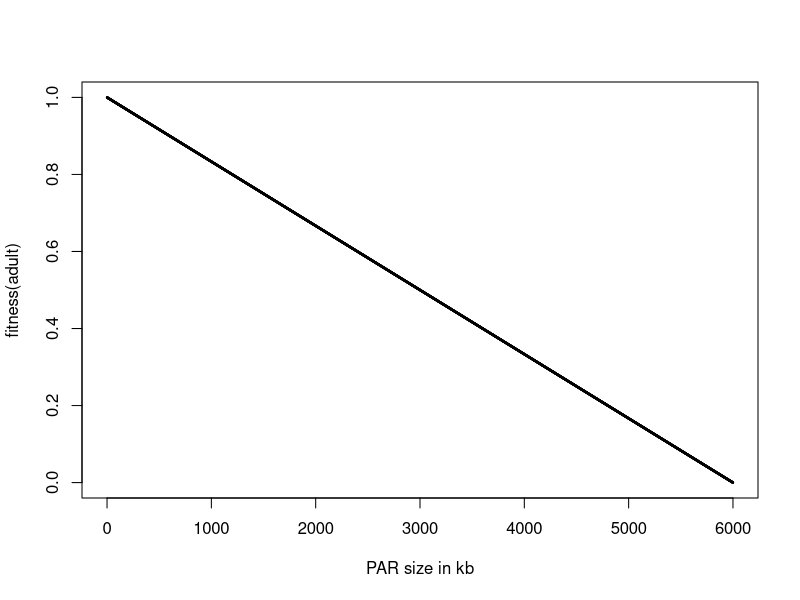
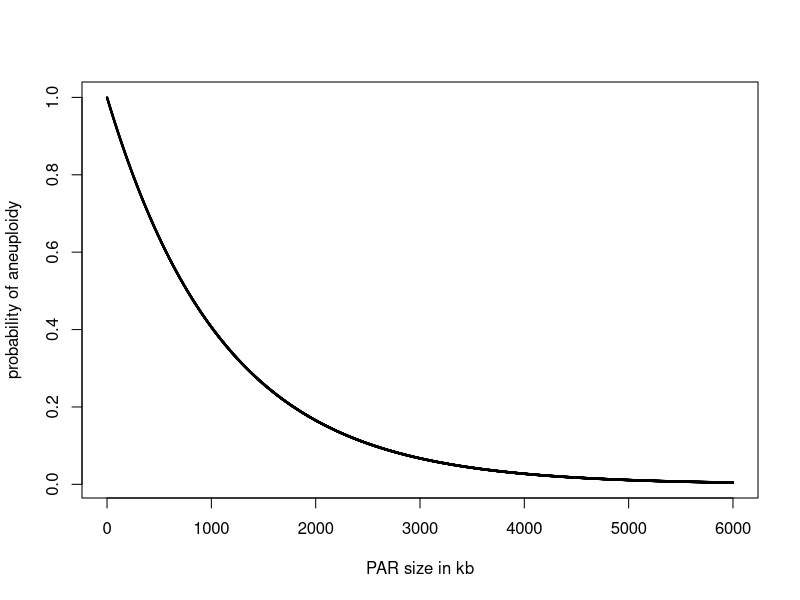
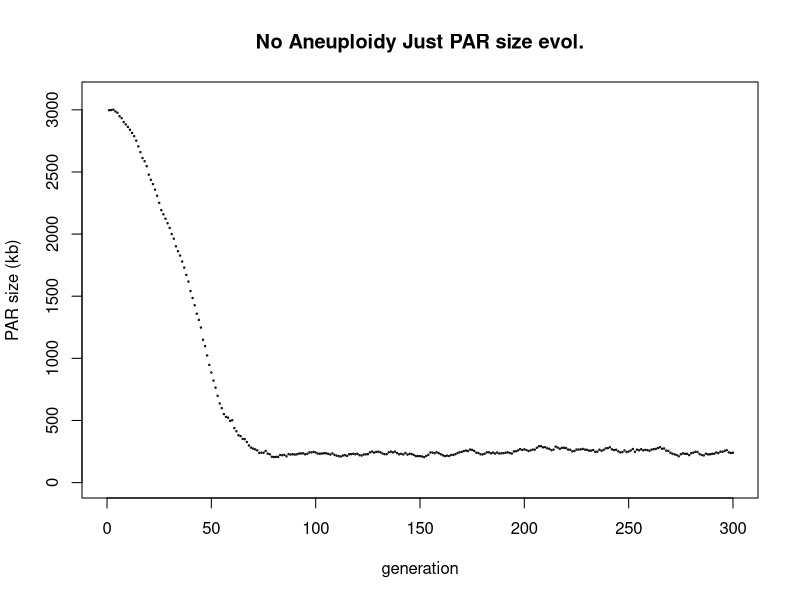
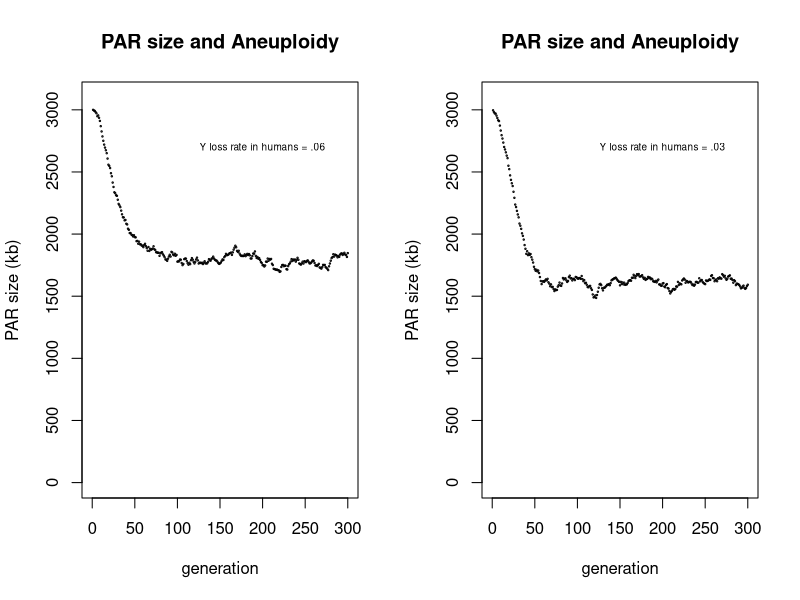
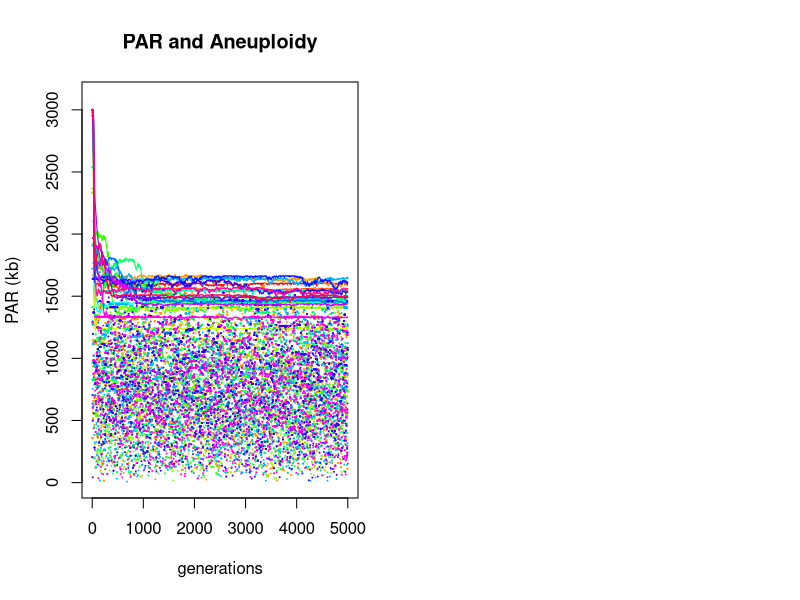

Generate these figures, in order, with R: (Note: a time limit stopped this script after it produced the figures.)
## ---- chunk 1
x<- 0:6000
y <- -0.0001666667*x + 1
plot(x,y,cex=.2, xlab="PAR size in kb", ylab="fitness(adult)")
## ---- chunk 2
x<- 0:6000
y <- exp(-.0009*x)
plot(x,y,cex=.2, xlab="PAR size in kb", ylab="probability of aneuploidy")
## ---- chunk 3
  par.sizes <- vector(mode="numeric", length=1000)
  par.sizes <- rep(3000, 1000)
  fitness <- vector(mode="numeric", length=1000)
  fitness <- rep(1, 1000)
  gens <- 300
  for(i in 1:gens){
    # so here we basically allow par size to mutate by 
    # brownian process
    par.sizes <- par.sizes + rnorm(n=1000, mean=0, sd=100)
    par.sizes[par.sizes < 0] <- 0
    # now for the males that have these new par
    # sizes we want to award males that have less
    # par on the grounds that these males can have
    # resolved sexual antagonism
    fitness <- -0.0001666667*par.sizes + 1
    fitness[fitness < 0] <- 0
    # lets have a round of selection on adult males
    # based on this fitness function
    par.sizes <- sample(par.sizes, size = length(par.sizes), prob = fitness, replace=T)
    # now lets plot the results
    if(i == 1) plot(x=i,y=mean(par.sizes), cex=.2, main="No Aneuploidy Just PAR size evol.", xlim=c(0,300),ylim=c(0,3100),xlab="generation", ylab="PAR size (kb)")
    if(i>1) points(x=i,y=mean(par.sizes),cex=.2)
  }

## ---- chunk 4
  par(mfcol=c(1,2))
  par.sizes <- vector(mode="numeric", length=1000)
  par.sizes <- rep(3000, 1000)
  fitness <- vector(mode="numeric", length=1000)
  fitness <- rep(1, 1000)
  gens <- 300
  for(i in 1:gens){
    # so here we basically allow par size to mutate by 
    # brownian process
    par.sizes <- par.sizes + rnorm(n=length(par.sizes), mean=0, sd=100)
    par.sizes[par.sizes < 0] <- 0
    # now for the males that have these new par
    # sizes we want to award males that have less
    # par on the grounds that these males can have
    # resolved sexual antagonism
    fitness <- -0.0001666667*par.sizes + 1
    fitness[fitness < 0] <- 0
    # lets have a round of selection on adult males
    # based on this fitness function
    par.sizes <- sample(par.sizes, size = 1000, prob = fitness, replace=T)
    # now we add aneuploidy
    aneuploidy.risk <- exp(-.0009*par.sizes)
    par.sizes <- par.sizes[!aneuploidy.risk > runif(n=1000, min=0, max=1)]
    # since we are treating aneuploides as fitness = 0 we can just drop them the
    # population is brought back up to the constant size in line:
    # par.sizes <- sample(par.sizes, size = 1000, prob = fitness, replace=T)
    if(i == 1) plot(x=i,y=mean(par.sizes), cex=.2, main="PAR size and Aneuploidy", xlim=c(0,300),ylim=c(0,3100),xlab="generation", ylab="PAR size (kb)")
    if(i>1) points(x=i,y=mean(par.sizes),cex=.2)
  }
  text(200,2700,labels="Y loss rate in humans = .06", cex=.6)

  par.sizes <- vector(mode="numeric", length=1000)
  par.sizes <- rep(3000, 1000)
  fitness <- vector(mode="numeric", length=1000)
  fitness <- rep(1, 1000)
  gens <- 300
  for(i in 1:gens){
    # so here we basically allow par size to mutate by 
    # brownian process
    par.sizes <- par.sizes + rnorm(n=length(par.sizes), mean=0, sd=100)
    par.sizes[par.sizes < 0] <- 0
    # now for the males that have these new par
    # sizes we want to award males that have less
    # par on the grounds that these males can have
    # resolved sexual antagonism
    fitness <- -0.0001666667*par.sizes + 1
    fitness[fitness < 0] <- 0
    # lets have a round of selection on adult males
    # based on this fitness function
    par.sizes <- sample(par.sizes, size = 1000, prob = fitness, replace=T)
    # now we add aneuploidy
    aneuploidy.risk <- exp(-.001168*par.sizes)
    par.sizes <- par.sizes[!aneuploidy.risk > runif(n=1000, min=0, max=1)]
    # since we are treating aneuploides as fitness = 0 we can just drop them the
    # population is brought back up to the constant size in line:
    # par.sizes <- sample(par.sizes, size = 1000, prob = fitness, replace=T)
    if(i == 1) plot(x=i,y=mean(par.sizes), cex=.2, main="PAR size and Aneuploidy", xlim=c(0,300),ylim=c(0,3100),xlab="generation", ylab="PAR size (kb)")
    if(i>1) points(x=i,y=mean(par.sizes),cex=.2)
  }
  text(200,2700,labels="Y loss rate in humans = .03", cex=.6)
## ---- chunk 5
  genotypes <- list()
  colors <- rainbow(20)
  for(k in 1:250){
    par.sizes <- vector(mode="numeric", length=1000)
    par.sizes <- rep(3000, 1000)
    fitness <- vector(mode="numeric", length=1000)
    fitness <- rep(1, 1000)
    gens <- 5000
    mutants.pergen <- 1
    result <- result2 <- vector(mode="numeric", length(gens))
    for(i in 1:gens){
      # make mutants with smaller PARs
      for(j in 1:mutants.pergen){
        mutants <- sample(1:length(par.sizes), size=mutants.pergen)
        par.sizes[mutants] <- par.sizes[mutants] - runif(n=mutants.pergen, min=0, max=max(par.sizes))
      }
      par.sizes[par.sizes < 0] <- 0
      # now for the males that have these new par
      # sizes we want to award males that have less
      # par on the grounds that these males can have
      # resolved sexual antagonism
      fitness <- -0.0001666667*par.sizes + 1
      fitness[fitness < 0] <- 0
      # lets have a round of selection on adult males
      # based on this fitness function
      par.sizes <- sample(par.sizes, size = 1000, prob = fitness, replace=T)
      # now we add aneuploidy
    aneuploidy.risk <- exp(-.001168*par.sizes)
      par.sizes <- par.sizes[!aneuploidy.risk > runif(n=1000, min=0, max=1)]
       # since we are treating aneuploides as fitness = 0 we can just drop them the
      # population is brought back up to the constant size in line:
      # par.sizes <- sample(par.sizes, size = 1000, prob = fitness, replace=T)
      result[i] <- mean(par.sizes)
      result2[i] <- min(par.sizes)
    }
    genotypes[[k]] <- par.sizes
    if(k == 1) plot(x=1:gens,y=result, type="l", 
                      lwd=1, main="PAR and Aneuploidy", 
                      xlim=c(0,gens),ylim=c(0,3100),
                      xlab="generations", ylab="PAR (kb)", col=colors[k])
    if(k/3 == round(k/3)){
      points(x=1:gens,y=result2, cex=.1, pch=20, col=colors[k])
    }
    if(k>1) points(x=1:gens,y=result, type="l",lwd=1, col=colors[k])

  }
  text(600,3000,labels="Y loss rate in humans = .03", cex=.6, pos=4)
  
  lines(x=c(580,600), y=c(2800,2800),col="red", lwd=3)
  text(600,2800,labels="Mean PAR size", cex=.6, pos=4)
  
  points(x=c(580,590,600),y=c(2900,2900,2900), pch=20, col="red", cex=.2)
  text(600,2900,labels="Min PAR size in population", cex=.6, pos=4)
